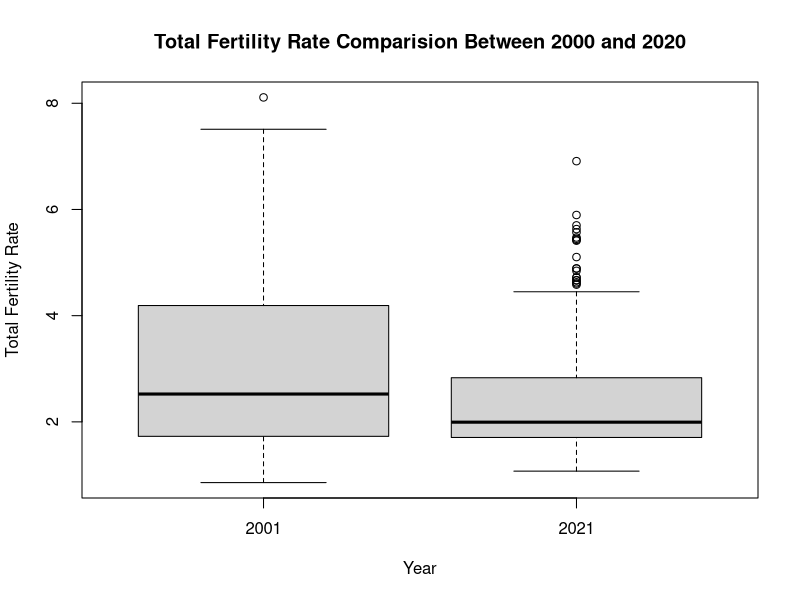
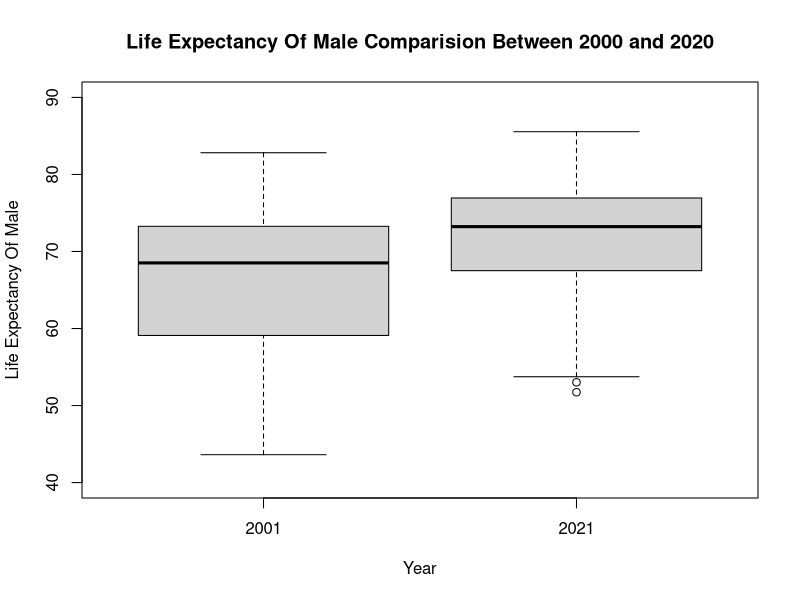
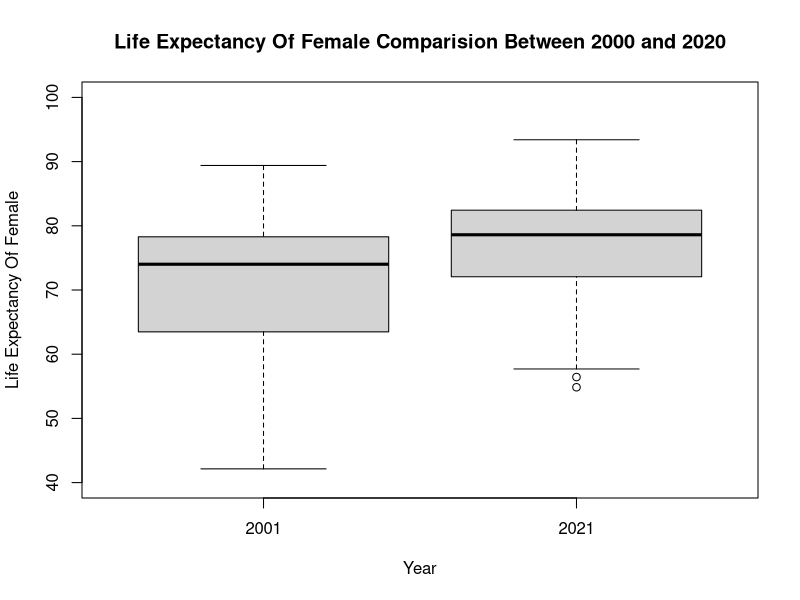
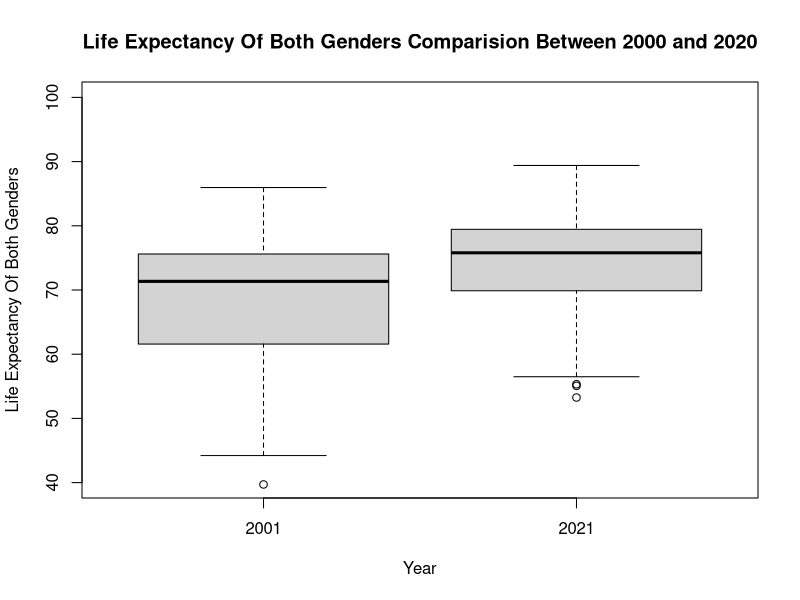

Source code (R) for these figures, in order:
data <- read.csv('census_2021_2001.csv')
data_2021 <- data[data$year == '2021',]
data_2001 <- data[data$year == '2001',]


boxplot(data$total.fertility.rate ~ data$year,main = "Total Fertility Rate Comparision Between 2000 and 2020",xlab = "Year", ylab = "Total Fertility Rate")

boxplot(data$life.expectancy.males ~ data$year,main = "Life Expectancy Of Male Comparision Between 2000 and 2020",xlab = "Year", ylab = "Life Expectancy Of Male",ylim=c(40,90))

boxplot(data$life.expectancy.females ~ data$year,main = "Life Expectancy Of Female Comparision Between 2000 and 2020",xlab = "Year", ylab = "Life Expectancy Of Female",ylim=c(40,100))

boxplot(data$life.expectancy.both.sexes ~ data$year,main = "Life Expectancy Of Both Genders Comparision Between 2000 and 2020",xlab = "Year", ylab = "Life Expectancy Of Both Genders",ylim=c(40,100))